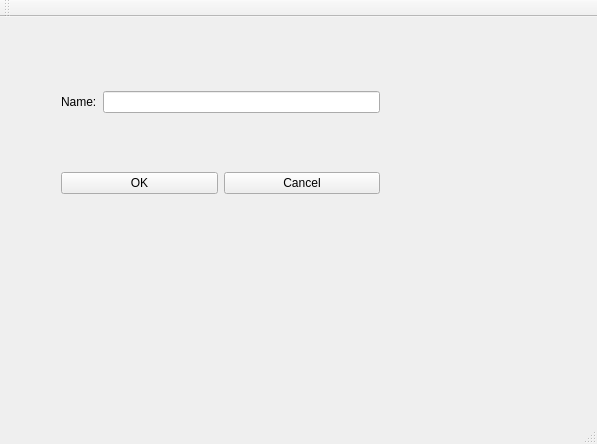
<?xml version="1.0" encoding="UTF-8"?>
<ui version="4.0">
 <class>MainWindow</class>
 <widget class="QMainWindow" name="MainWindow">
  <property name="geometry">
   <rect>
    <x>0</x>
    <y>0</y>
    <width>597</width>
    <height>444</height>
   </rect>
  </property>
  <property name="windowTitle">
   <string>MainWindow</string>
  </property>
  <widget class="QWidget" name="centralWidget">
   <widget class="QWidget" name="">
    <property name="geometry">
     <rect>
      <x>50</x>
      <y>10</y>
      <width>341</width>
      <height>231</height>
     </rect>
    </property>
    <layout class="QVBoxLayout" name="verticalLayout">
     <item>
      <layout class="QHBoxLayout" name="horizontalLayout">
       <item>
        <widget class="QLabel" name="label">
         <property name="text">
          <string>Name:</string>
         </property>
         <property name="buddy">
          <cstring>lineEdit</cstring>
         </property>
        </widget>
       </item>
       <item>
        <widget class="QLineEdit" name="lineEdit"/>
       </item>
      </layout>
     </item>
     <item>
      <layout class="QHBoxLayout" name="horizontalLayout_2">
       <item>
        <widget class="QPushButton" name="pushButton">
         <property name="text">
          <string>OK</string>
         </property>
        </widget>
       </item>
       <item>
        <widget class="QPushButton" name="pushButton_2">
         <property name="text">
          <string>Cancel</string>
         </property>
        </widget>
       </item>
      </layout>
     </item>
    </layout>
   </widget>
  </widget>
  <widget class="QMenuBar" name="menuBar">
   <property name="geometry">
    <rect>
     <x>0</x>
     <y>0</y>
     <width>597</width>
     <height>23</height>
    </rect>
   </property>
  </widget>
  <widget class="QToolBar" name="mainToolBar">
   <attribute name="toolBarArea">
    <enum>TopToolBarArea</enum>
   </attribute>
   <attribute name="toolBarBreak">
    <bool>false</bool>
   </attribute>
  </widget>
  <widget class="QStatusBar" name="statusBar"/>
 </widget>
 <layoutdefault spacing="6" margin="11"/>
 <tabstops>
  <tabstop>lineEdit</tabstop>
  <tabstop>pushButton</tabstop>
  <tabstop>pushButton_2</tabstop>
 </tabstops>
 <resources/>
 <connections/>
</ui>
